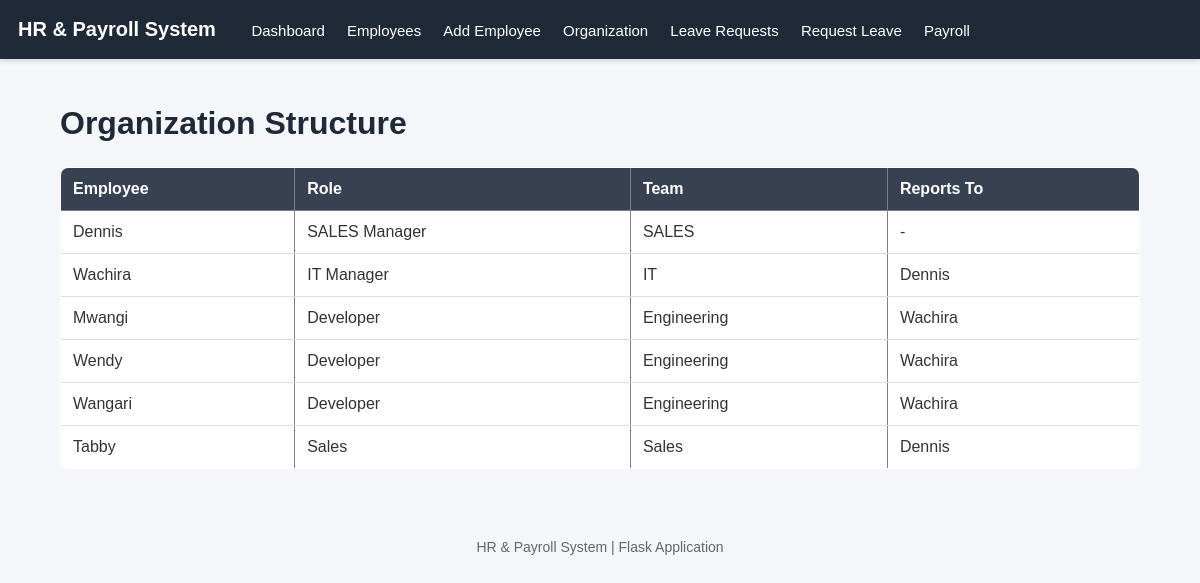
/employees/org, run on the app's committed database.
### models/employees.py (models this page shows)
class Employee(db.Model):
    __tablename__ = "employees"
    id = db.Column(db.Integer, primary_key=True)
    name = db.Column(db.String(100), nullable=False)
    role = db.Column(db.String(100), nullable=False)
    team = db.Column(db.String(100), nullable=False)
    salary = db.Column(db.Float, nullable=False)
    employment_type = db.Column(db.String(50), nullable=False)
    leave_balance = db.Column(
    db.Integer,
    nullable=False,
    default=21
)
    start_date = db.Column(db.Date, nullable=False)
    manager_id = db.Column(
    db.Integer,
    db.ForeignKey("employees.id"),
    nullable=True
)
    manager = relationship(
        "Employee",
        remote_side=[id],
        backref="subordinates"
    )
    is_active = db.Column(db.Boolean, default=True)

### routes/employee_routes.py (the view)
@employee_bp.route("/employees/org")
def org_view():
    employees = Employee.query.all()
    return render_template(
        "org_view.html",
        employees=employees
    )

### templates/org_view.html
{% extends "base.html" %}
{% block content %}
<h1>Organization Structure</h1>
<table border="1">
<tr>
    <th>Employee</th>
    <th>Role</th>
    <th>Team</th>
    <th>Reports To</th>
</tr>
{% for employee in employees %}
<tr>
    <td>{{ employee.name }}</td>
    <td>{{ employee.role }}</td>
    <td>{{ employee.team }}</td>
    <td>
        {% if employee.manager %}
            {{ employee.manager.name }}
        {% else %}
            -
        {% endif %}
    </td>
</tr>
{% endfor %}
</table>
{% endblock %}

### templates/base.html (shortened to what this page needs)
<!DOCTYPE html>
<html>
<head>
</head>
<body>
<nav>
<span class="brand">
HR & Payroll System
</span>
<a href="{{ url_for('dashboard.dashboard') }}">
Dashboard
</a>
<a href="{{ url_for('employee.list_employees') }}">
Employees
</a>
<a href="{{ url_for('employee.new_employee') }}">
Add Employee
</a>
<a href="{{ url_for('employee.org_view') }}">
Organization
</a>
<a href="{{ url_for('leave.list_leave_requests') }}">
Leave Requests
</a>
<a href="{{ url_for('leave.new_leave_request') }}">
Request Leave
</a>
<a href="{{ url_for('payroll.payroll_dashboard') }}">
Payroll
</a>
</nav>
<div class="container">
{% block content %}
{% endblock %}
</div>
<footer>
HR & Payroll System | Flask Application
</footer>
</body>
</html>

### templates/base.html (style rules this page uses)
body { font-family: Arial, Helvetica, sans-serif; margin: 0; background-color: #f4f6f9; color: #333; }
.container { width: 90%; margin: auto; padding: 25px; }
nav { background-color: #1f2937; padding: 18px; box-shadow: 0 2px 5px rgba(0,0,0,0.15); }
nav a { color: white; text-decoration: none; margin-right: 18px; font-size: 15px; }
.brand { color: white; font-size: 20px; font-weight: bold; margin-right: 30px; }
h1 { color: #1f2937; margin-bottom: 25px; }
table { width: 100%; border-collapse: collapse; background: white; border-radius: 8px; overflow: hidden; margin-bottom: 25px; }
th { background-color: #374151; color: white; padding: 12px; text-align: left; }
td { padding: 12px; border-bottom: 1px solid #ddd; }
footer { text-align: center; padding: 20px; color: #666; font-size: 14px; }

### data on the page
Employee: name "Dennis", role "SALES Manager", team "SALES"
Employee: name "Wachira", role "IT Manager", team "IT", manager.name "Dennis"
Employee: name "Mwangi", role "Developer", team "Engineering", manager.name "Wachira"
Employee: name "Wendy", role "Developer", team "Engineering", manager.name "Wachira"
Employee: name "Wangari", role "Developer", team "Engineering", manager.name "Wachira"
Employee: name "Tabby", role "Sales", team "Sales", manager.name "Dennis"
